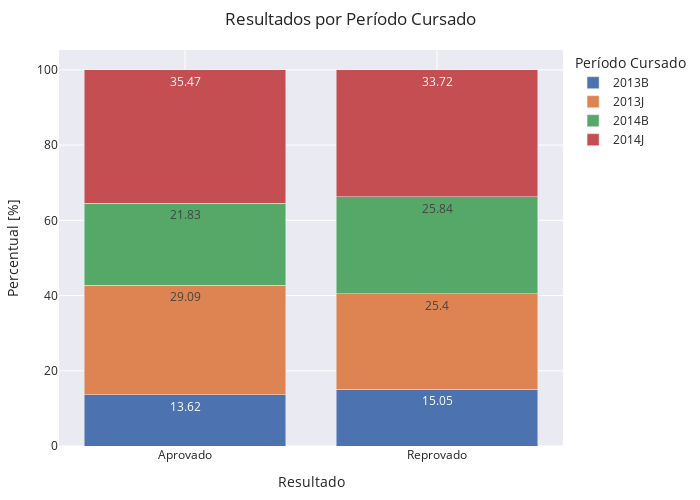

Source (notebook cell):
### Code cell
# RESULTADO BINÁRIO - Aprovado e Reprovado
# ----------------------------------------------------------------------------------------------------
# ----------------------------------------------------------------------------------------------------

df = studentInfo.groupby(['code_presentation', 'final_result_2']).agg({'id_student':'count'}).reset_index().\
    rename(columns={"code_presentation": "Periodo", "final_result_2": 'Resultado','id_student': 'Qtde'})

df['Percentual'] = df.apply(lambda x:  round(100 * (x['Qtde'] / df[df['Resultado'] == x['Resultado']]['Qtde'].sum()),2), axis=1)

fig = px.bar(df, x="Resultado", y="Percentual", text="Percentual", color="Periodo",
            hover_data=['Percentual'], barmode = 'stack', template="seaborn")

fig.update_layout(
    margin=dict(l=20, r=50, t=50, b=20),
    title = 'Resultados por Período Cursado',
    xaxis_title="Resultado",
    yaxis_title="Percentual [%]",
    legend_title="Período Cursado",
    width=700, 
    height=500,
    uniformtext_minsize=9, 
    uniformtext_mode='hide',
)
fig.show()

### Figure 1 — Plotly figure (JSON) as saved in the notebook; plotly's stock layout.template omitted (floating-point values rounded to 4 significant figures)
{"data": [{"alignmentgroup": "True", "hovertemplate": "Periodo=2013B<br>Resultado=%{x}<br>Percentual=%{text}<extra></extra>", "legendgroup": "2013B", "marker": {"color": "rgb(76,114,176)", "pattern": {"shape": ""}}, "name": "2013B", "offsetgroup": "2013B", "orientation": "v", "showlegend": true, "text": [13.62, 15.05], "textposition": "auto", "type": "bar", "x": ["Aprovado", "Reprovado"], "xaxis": "x", "y": [13.62, 15.05], "yaxis": "y"}, {"alignmentgroup": "True", "hovertemplate": "Periodo=2013J<br>Resultado=%{x}<br>Percentual=%{text}<extra></extra>", "legendgroup": "2013J", "marker": {"color": "rgb(221,132,82)", "pattern": {"shape": ""}}, "name": "2013J", "offsetgroup": "2013J", "orientation": "v", "showlegend": true, "text": [29.09, 25.4], "textposition": "auto", "type": "bar", "x": ["Aprovado", "Reprovado"], "xaxis": "x", "y": [29.09, 25.4], "yaxis": "y"}, {"alignmentgroup": "True", "hovertemplate": "Periodo=2014B<br>Resultado=%{x}<br>Percentual=%{text}<extra></extra>", "legendgroup": "2014B", "marker": {"color": "rgb(85,168,104)", "pattern": {"shape": ""}}, "name": "2014B", "offsetgroup": "2014B", "orientation": "v", "showlegend": true, "text": [21.83, 25.84], "textposition": "auto", "type": "bar", "x": ["Aprovado", "Reprovado"], "xaxis": "x", "y": [21.83, 25.84], "yaxis": "y"}, {"alignmentgroup": "True", "hovertemplate": "Periodo=2014J<br>Resultado=%{x}<br>Percentual=%{text}<extra></extra>", "legendgroup": "2014J", "marker": {"color": "rgb(196,78,82)", "pattern": {"shape": ""}}, "name": "2014J", "offsetgroup": "2014J", "orientation": "v", "showlegend": true, "text": [35.47, 33.72], "textposition": "auto", "type": "bar", "x": ["Aprovado", "Reprovado"], "xaxis": "x", "y": [35.47, 33.72], "yaxis": "y"}], "layout": {"barmode": "stack", "height": 500, "legend": {"title": {"text": "Período Cursado"}, "tracegroupgap": 0}, "margin": {"b": 20, "l": 20, "r": 50, "t": 50}, "title": {"text": "Resultados por Período Cursado"}, "uniformtext": {"minsize": 9, "mode": "hide"}, "width": 700, "xaxis": {"anchor": "y", "domain": [0, 1], "title": {"text": "Resultado"}}, "yaxis": {"anchor": "x", "domain": [0, 1], "title": {"text": "Percentual [%]"}}}}
